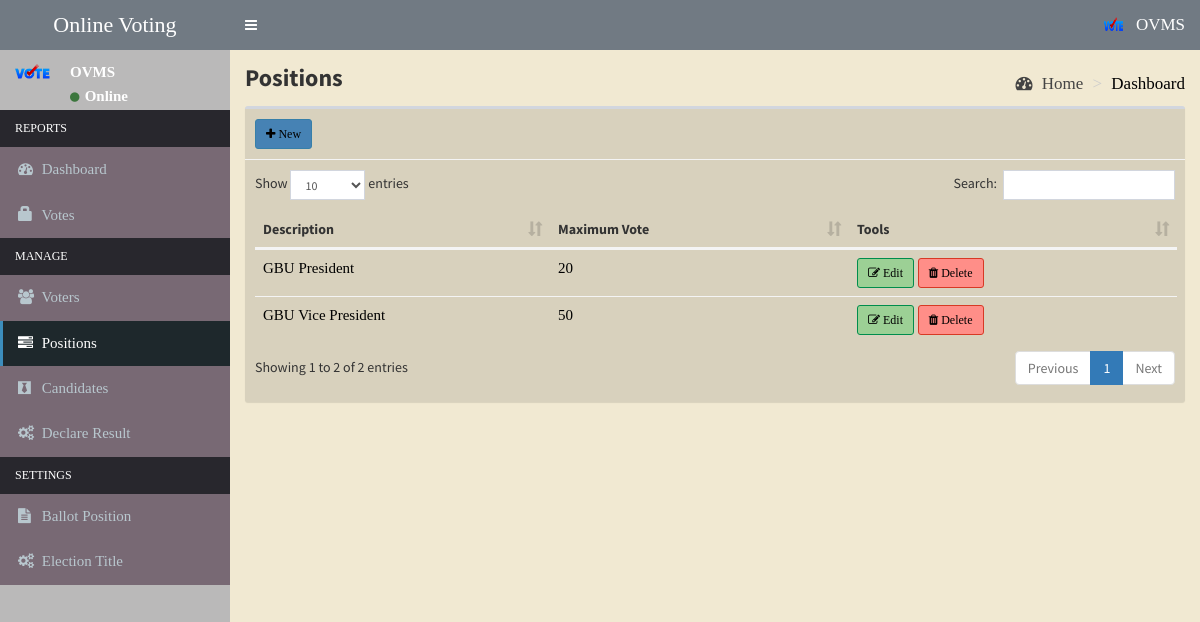
Page /admin/positions.php (signed in) on the committed database.
### tables this page shows
CREATE TABLE `positions` (
  `id` int(11) NOT NULL,
  `description` varchar(50) NOT NULL,
  `max_vote` int(11) NOT NULL,
  `priority` int(11) NOT NULL
);

### admin/includes/session.php (called while the page is built, shortened)
<?php
	include 'includes/conn.php';
	$sql = "SELECT * FROM admin WHERE id = '".$_SESSION['admin']."'";
	$query = $conn->query($sql);
	$user = $query->fetch_assoc();
?>

### admin/positions.php (the view, shortened to what this page needs)
<?php include 'includes/session.php'; ?>
<?php include 'includes/header.php'; ?>
<body class="hold-transition skin-blue sidebar-mini">
<div class="wrapper">
  <?php include 'includes/navbar.php'; ?>
  <?php include 'includes/menubar.php'; ?>
  <div class="content-wrapper" style="background-color:#F1E9D2 ">
    <section class="content-header">
      <h1><b>
        Positions
      </b></h1>
      <ol class="breadcrumb" style="color:black ; font-size: 17px; font-family:Times">
        <li><a href="#"><i class="fa fa-dashboard" ></i> Home</a></li>
        <li class="active" style="color:black ; font-size: 17px; font-family:Times" >Dashboard</li>
      </ol>
    </section>
    <section class="content">
      <div class="row">
        <div class="col-xs-12"  >
          <div class="box"style="background-color: #d8d1bd" >
            <div class="box-header with-border" style="background-color: #d8d1bd">
              <a href="#addnew" data-toggle="modal" class="btn btn-primary btn-sm btn-curve  " style="background-color: #4682B4 ;color:black ; font-size: 12px; font-family:Times" ><i class="fa fa-plus "></i> New</a>
            </div>
            <div class="box-body" >
              <table id="example1" class="table ">
                <thead>
                  <th>Description</th>
                  <th>Maximum Vote</th>
                  <th>Tools</th>
                </thead>
                <tbody>
                  <?php
                    $sql = "SELECT * FROM positions ORDER BY priority ASC";
                    $query = $conn->query($sql);
                    while($row = $query->fetch_assoc()){
                      echo "
                        <tr style='color:black ; font-size: 15px; font-family:Times'>
                          <td class='hidden'></td>
                          <td>".$row['description']."</td>
                          <td>".$row['max_vote']."</td>
                          <td>
                            <button class='btn btn-success btn-sm edit btn-curve' style='background-color: #9CD095 ;color:black ; font-size: 12px; font-family:Times' ' data-id='".$row['id']."' ><i class='fa fa-edit'></i> Edit</button>
                            <button class='btn btn-danger btn-sm delete btn-curve' style='background-color:#ff8e88 ;color:black ; font-size: 12px; font-family:Times ' data-id='".$row['id']."'><i class='fa fa-trash'></i> Delete</button>
                          </td>
                        </tr>
                      ";
                    }
                  ?>
                </tbody>
              </table>
            </div>
          </div>
        </div>
      </div>
    </section>
  </div>
</div>
</body>
</html>

### admin/includes/navbar.php (shortened to what this page needs)
<header class="main-header" style="background-color:#717A83 " >
  <a href="#" class="logo " style="background-color: #717A83">
    <span class="logo-lg " style="background-color:#717A83 ;color:white ; font-size: 22px; font-family:Times  "><marquee behavior="scroll" direction="left">Online Voting Management System</marquee></span>
  </a>
  <nav class="navbar navbar-static-top " style="background-color: #717A83 ">
    <a href="#" class="sidebar-toggle" data-toggle="push-menu" role="button">
    </a>
    <div class="navbar-custom-menu" style="color:black ; font-size: 17px; font-family:Times">
      <ul class="nav navbar-nav" style="background-color: #717A83 ;color:black ; font-size: 17px; font-family:Times" >
        <li class="dropdown user user-menu  " style="color:black">
          <a href="#" class="dropdown-toggle" data-toggle="dropdown" style="background-color: #717A83 ;color:white ; font-size: 17px; font-family:Times" >
            <img src="<?php echo (!empty($user['photo'])) ? '../images/'.$user['photo'] : '../images/profile.jpg'; ?>" class="user-image" alt="User Image">
            <span class="hidden-xs"><?php echo $user['firstname'].' '.$user['lastname']; ?></span>
          </a>
        </li>
      </ul>
    </div>
  </nav>
</header>

### admin/includes/menubar.php (shortened to what this page needs)
<aside class="main-sidebar "style="background-color: #BAB9B9 ">
  <section class="sidebar" style="background-color: #BAB9B9">
    <div class="user-panel" style = "height: 60px">
      <div class="pull-left image ">
        <img src="<?php echo (!empty($user['photo'])) ? '../images/'.$user['photo'] : '../images/profile.jpg'; ?>" class="img-square" alt="User Image" >
      </div>
      <div class="pull-left info "  >
        <p style="color:white ; font-size: 15px; font-family:Times"><?php echo $user['firstname'].' '.$user['lastname']; ?></p>
        <a><i class="fa fa-circle text-success "></i>  <b style=" color:white ; font-size: 15px; font-family:Times"> Online </b></a>
      </div>
    </div>
    <ul class="sidebar-menu" data-widget="tree" style="background-color: #786974 ; color:white ; font-size: 15px; font-family:Times  " >
      <li class="header" style="background-color: #28272D ;color:white ; font-size: 12px; font-family:Times  ">REPORTS</li>
      <li class=""><a href="home.php"><i class="fa fa-dashboard"></i> <span>Dashboard</span></a></li>
      <li class=""><a href="votes.php"><span class="glyphicon glyphicon-lock"></span> <span>Votes</span></a></li>
      <li class="header" style="background-color: #28272D ;color:white ; font-size: 12px; font-family:Times ">MANAGE</li>
      <li class=""><a href="voters.php"><i class="fa fa-users"></i> <span>Voters</span></a></li>
      <li class=""><a href="positions.php"><i class="fa fa-tasks"></i> <span>Positions</span></a></li>
      <li class=""><a href="candidates.php"><i class="fa fa-black-tie"></i> <span>Candidates</span></a></li>
      <li class=""><a href="declare_result.php"><i class="fa fa-cogs"></i> <span>Declare Result</span></a></li>
      <li class="header" style="background-color:#28272D ;color:white ; font-size: 12px; font-family:Times">SETTINGS</li>
      <li class=""><a href="ballot.php"><i class="fa fa-file-text"></i> <span>Ballot Position</span></a></li>
      <li class=""><a href="#config" data-toggle="modal"><i class="fa fa-cogs"></i> <span>Election Title</span></a></li>
    </ul>
  </section>
</aside>

### rows in the picture
positions: description "GBU President", max_vote "20"
positions: description "GBU Vice President", max_vote "50"

### other values in the picture
$user['firstname'] "OVMS"
